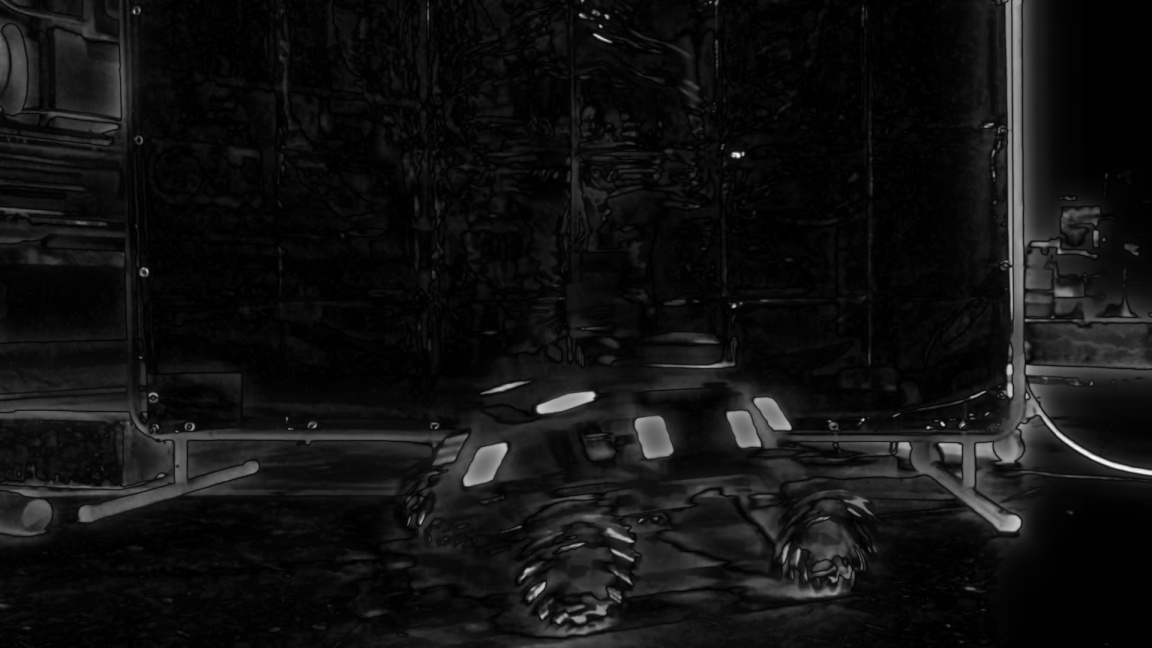
#> input picture output/saliencyMap.jpg, 1152 x 648 px
$ python static_saliency.py --image output/saliencyMap.jpg --save out
#> lines starting #> are read from the running program, lines starting #| are printed output that depends on the picture; after the words box and inside, x2 and y2 are one past the last pixel; in counts of white or black regions, pixels touching at a corner belong together
import argparse
import cv2

ap = argparse.ArgumentParser()
ap.add_argument("--image", required=True, help="Path to input image")
ap.add_argument("--save", required=True, help="Path to saved image directory")
args = vars(ap.parse_args())

def resize(img):
    scale_percent = 60 # percent of original size
    width = int(img.shape[1] * scale_percent / 100)
    height = int(img.shape[0] * scale_percent / 100)
    dim = (width, height)
    # resize image
    resized = cv2.resize(img, dim, interpolation = cv2.INTER_AREA)
    return resized

def saveToDisk(img, imgName):
    print(imgName)
    path = args["save"] + '/' + imgName + '.jpg'
    print(path)
    cv2.imwrite(path, img)

image = cv2.imread(args["image"])
#> image is the input picture: shape (648, 1152, 3); min 0, max 254, mean 17.7

#saliency = cv2.saliency.StaticSaliencySpectralResidual_create()
saliency = cv2.saliency.StaticSaliencyFineGrained_create()
(success, saliencyMap) = saliency.computeSaliency(image)
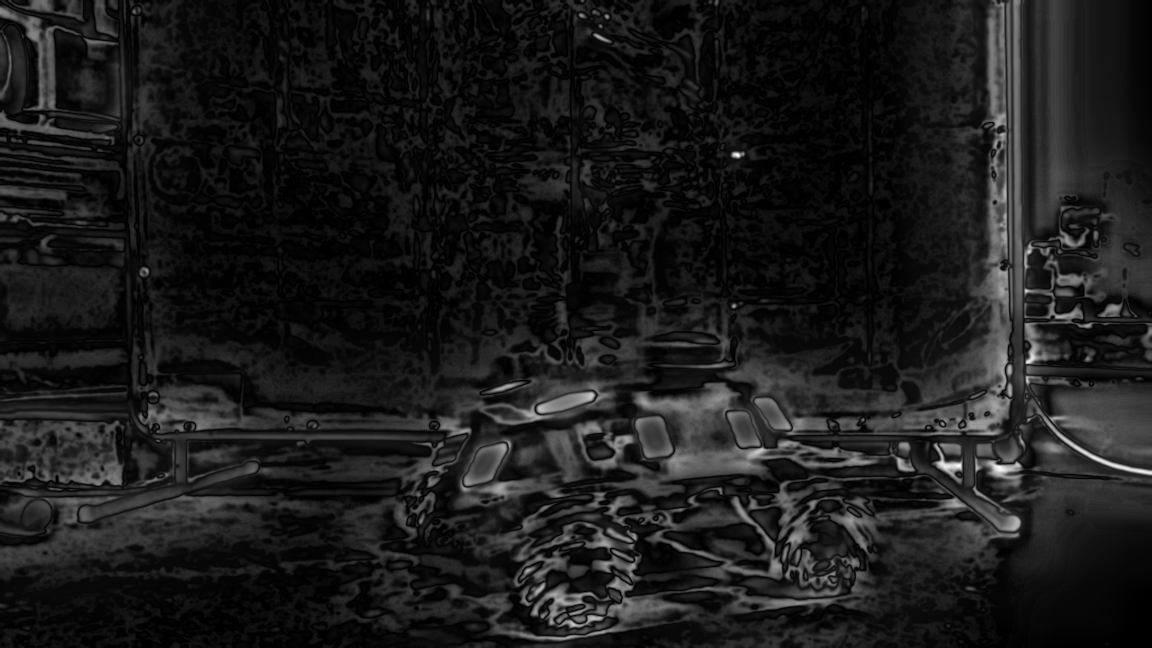
#> saliencyMap: shape (648, 1152) float32; min 0, max 1, mean 0.106
#> success = True
saliencyMap = (saliencyMap * 255).astype("uint8")

threshMap = cv2.threshold(saliencyMap.astype("uint8"), 0, 255,
	cv2.THRESH_BINARY | cv2.THRESH_OTSU)[1]
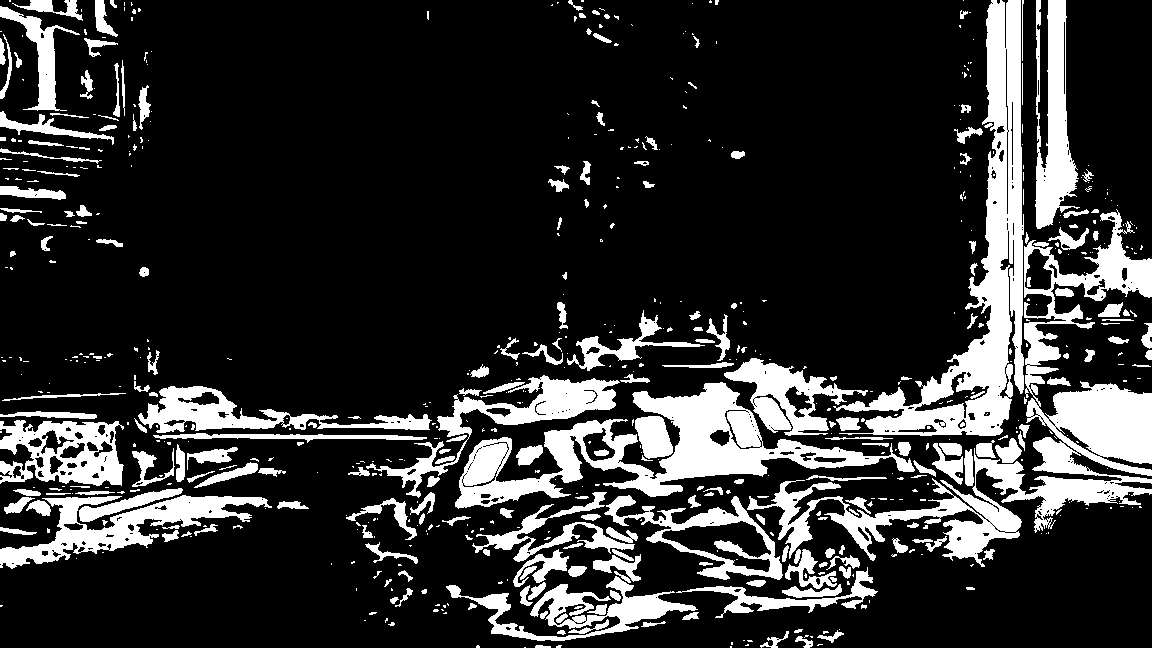
#> threshMap: shape (648, 1152); 18.8% white; 667 white regions (421 under 20 px), largest, box (x1, y1, x2, y2) and area: (747, 209, 1152, 567) 24810, (833, 0, 1024, 436) 19221, (455, 382, 915, 509) 16491

image = resize(image)
cv2.imshow("Image", image)

saliencyMap = resize(saliencyMap)
saveToDisk(saliencyMap, "saliencyMap")
cv2.imshow("Output", saliencyMap)

threshMap = resize(threshMap)
#> in resize (call 3), `resized = cv2.resize(img, dim, interpolation = cv2.INTER_AREA)`:
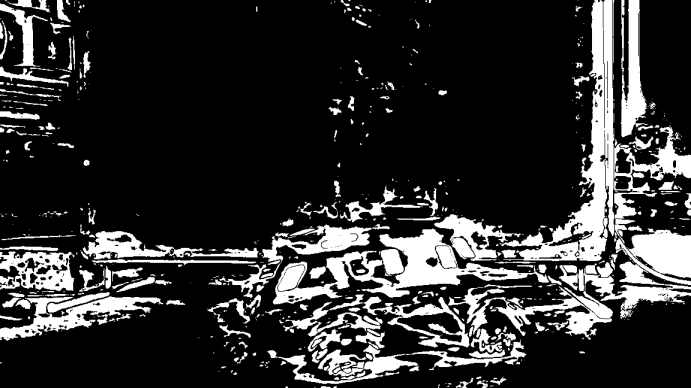
#> resized: shape (388, 691); min 0, max 255, mean 47.9
saveToDisk(threshMap, "threshMap")
cv2.imshow("Thresh", threshMap)
cv2.waitKey(0)
